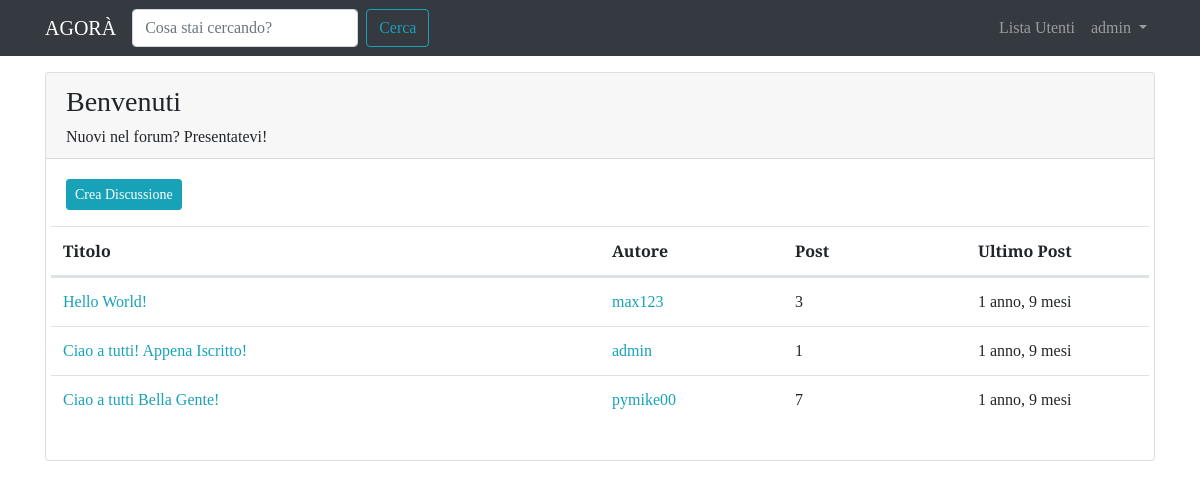
Page /forum/sezione/1/ (signed in) on the committed database.
### forum/models.py (models this page shows, shortened)
class Sezione(models.Model):
    nome_sezione = models.CharField(max_length=80)
    descrizione = models.CharField(max_length=150, blank=True, null=True)
    logo_sezione = models.ImageField(blank=True, null=True)
    class Meta:
        verbose_name = "Sezione"
        verbose_name_plural = "Sezioni"

class Discussione(models.Model):
    titolo = models.CharField(max_length=120)
    data_creazione = models.DateTimeField(auto_now_add=True)
    autore_discussione = models.ForeignKey(User, on_delete=models.CASCADE, related_name="discussioni")
    sezione_appartenenza = models.ForeignKey(Sezione, on_delete=models.CASCADE)
    def get_absolute_url(self):
        return reverse("visualizza_discussione", kwargs={"pk": self.pk})
    class Meta:
        verbose_name = "Discussione"
        verbose_name_plural = "Discussioni"

class Post(models.Model):
    autore_post = models.ForeignKey(User, on_delete=models.CASCADE, related_name="posts")
    contenuto = models.TextField()
    data_creazione = models.DateTimeField(auto_now_add=True)
    discussione = models.ForeignKey(Discussione, on_delete=models.CASCADE)
    class Meta:
        verbose_name = "Post"
        verbose_name_plural = "Posts"

### forum/views.py (the view)
# urls.py: path('sezione/<int:pk>/', views.visualizzaSezione, name="sezione_view"),
def visualizzaSezione(request, pk):
    sezione = get_object_or_404(Sezione, pk=pk)
    discussioni_sezione = Discussione.objects.filter(sezione_appartenenza=sezione).order_by("-data_creazione")
    context = {"sezione": sezione, "discussioni": discussioni_sezione}
    return render(request, "forum/singola_sezione.html", context)

### forum/templates/forum/singola_sezione.html (shortened to what this page needs)
{% extends 'base.html' %}
{% block content %}
<div class="card my-3">
    <div class="card-header">
        <h3>{{ sezione.nome_sezione }}</h3>
        <h6 class="card-text">{{ sezione.descrizione }}</h6>
    </div>
    <div class="card-body">
        <a class="btn btn-sm btn-info" href="{% url 'crea_discussione' pk=sezione.pk %}">Crea Discussione</a>
        <table class="table mt-3">
            <thead>
                <tr class="row">
                    <th class="col-lg-6 col-4">Titolo</th>
                    <th class="col-lg-2 col-3">Autore</th>
                    <th class="col-lg-2 col-2">Post</th>
                    <th class="col-lg-2 col-3">Ultimo Post</th>
                </tr>
            </thead>
            <tbody>
                <tr class="row">
                    {% for discussione in discussioni %}
                        <td class="col-lg-6 col-4">
                            <a href="{{ discussione.get_absolute_url }}">{{ discussione.titolo }}</a>
                        </td>
                        <td class="col-lg-2 col-3">
                            <a href="{% url 'user_profile' username=discussione.autore_discussione.username %}">{{ discussione.autore_discussione }}</a>
                        </td>
                        <td class="col-lg-2 col-2">{{ discussione.post_set.count }}</td>
                        <td class="col-lg-2 col-3">{{ discussione.post_set.last.data_creazione|timesince }}</td>
                    {% endfor %}
                </tr>
            </tbody>
        </table>
    </div>
</div>
{% endblock content %}

### templates/base.html (shortened to what this page needs)
{% load static %}
<!doctype html>
<html lang="it">
  <head>
    <link rel="stylesheet" href="https://maxcdn.bootstrapcdn.com/bootstrap/4.0.0/css/bootstrap.min.css"
>
    <link rel="stylesheet" href="{% static 'css/agora.css' %}">
  </head>
  <body>
    <nav class="navbar navbar-expand-lg navbar-dark bg-dark">
        <div class="container">
            <a class="navbar-brand" href="/">AGORÀ</a>
            <div class="collapse navbar-collapse" id="navbarSupportedContent">
                <form class="form-inline my-2 my-lg-0" action="{% url 'funzione_cerca' %}">
                  <input name="q" class="form-control mr-sm-2" type="search" placeholder="Cosa stai cercando?" aria-label="Search">
                  <button class="btn btn-outline-info my-2 my-sm-0" type="submit">Cerca</button>
                </form>
              <ul class="navbar-nav ml-auto">
                <li class="nav-item">
                  <a class="nav-link" href="{% url 'user_list' %}">Lista Utenti <span class="sr-only">(current)</span></a>
                </li>
                {% if request.user.is_authenticated %}
                    <li class="nav-item dropdown">
                      <a class="nav-link dropdown-toggle" href="#" id="navbarDropdown" role="button" data-toggle="dropdown" aria-haspopup="true" aria-expanded="false">
                        {{ request.user.username }}
                      </a>
                    </li>
                {% endif %}
              </ul>
            </div>
        </div>
    </nav>
    <div class="container">
        {% block content %}
        {% endblock content %}
    </div>
  </body>
</html>

### static-storage/css/agora.css (style rules this page uses)
body { font-family: 'Slabo 27px', serif; }
a, a:hover { color: #17a2b8; }

### rows in the picture
Sezione: nome_sezione "Benvenuti", descrizione "Nuovi nel forum? Presentatevi!"
Discussione: titolo "Hello World!", autore_discussione "max123", post_set.count "3", post_set.last.data_creazione "1 anno, 9 mesi"
Discussione: titolo "Ciao a tutti! Appena Iscritto!", autore_discussione "admin", post_set.count "1", post_set.last.data_creazione "1 anno, 9 mesi"
Discussione: titolo "Ciao a tutti Bella Gente!", autore_discussione "pymike00", post_set.count "7", post_set.last.data_creazione "1 anno, 9 mesi"

### other values in the picture
{{ request.user.username }} "admin"
